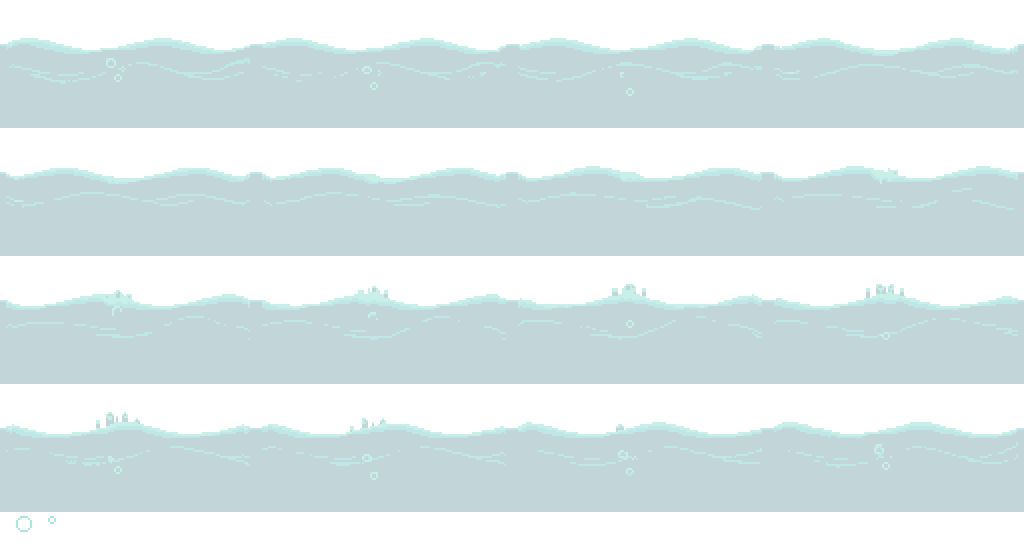
#> input picture ArtSource/DrownedCourtWaterFill/atlas-2x.png, 1024 x 544 px, given in place of frame-00.png, which was not available
$ python build.py
#> lines starting #> are read from the running program, lines starting #| are printed output that depends on the picture
"""Exact native cleanup and LibreSprite round-trip; no approved scene art is edited."""
from pathlib import Path
from PIL import Image, ImageDraw
import hashlib, json, struct, subprocess, uuid, zlib

HERE=Path(__file__).resolve().parent
ROOT=HERE.parents[1]
OUT=HERE/'native'; OUT.mkdir(exist_ok=True)
LIBRE='C:/Users/USER/Downloads/libresprite-development-windows-x86_64/libresprite.exe'
frames=[]
for f in range(16):
    src=Image.open(HERE/'raw'/f'frame-{f:02}.png').convert('RGBA')
#> src is the input picture: PIL image 1024x544 RGBA; mean R, G, B, A 14.9, 62.8, 68.7, 43.7
    dst=Image.new('RGBA',(128,64)); p=src.load(); q=dst.load()
#> after `dst = Image.new('RGBA', (128, 64))`: dst: PIL image 128x64 RGBA; every value is 0
    for x in range(128):
        ys=[y for y in range(12,32) if p[x,y][3] and max(p[x,y][:3])>120]
        crest=min(ys) if ys else 22
        # Quiet four-pixel edge collars join every animated repeat exactly.
        collar=min(x,127-x)
        shift=round((22-crest)*max(0,1-collar/8))
        edge=crest+shift
        for y in range(edge,64):
            q[x,y]=(12,90,101,64)
        for y in range(max(0,edge-5),min(52,64)):
            sy=y-shift
            if not 0<=sy<64: continue
            r,g,b,a=p[x,sy]
            if not a: continue
            light=max(r,g,b)
            if light>195: q[x,y]=(172,231,221,164)
            elif light>135: q[x,y]=(119,205,204,120)
        if collar<3:
            for y in range(64): q[x,y]=(0,0,0,0) if y<22 else ((119,205,204,120) if y==22 else (12,90,101,64))
    dst.save(OUT/f'Surface-{f:02}.png'); frames.append(dst)
#> after `dst.save(OUT / f'Surface-{f:02}.png')`:
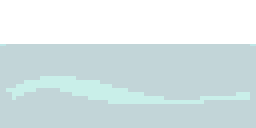
#> saved as Surface-00.png: PIL image 128x64 RGBA (shown 2 times larger); mean R, G, B, A 20.3, 70, 75.6, 49.7; transparent parts drawn white
#> pass 2 of the loop `for f in range(16):`:
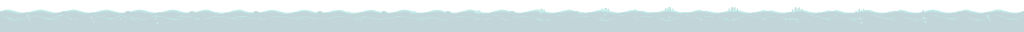
#> input picture ArtSource/DrownedCourtWaterFill/WaterSurface-strip.png, 2048 x 64 px, given in place of frame-01.png, which was not available (shown at 1/2 size)
#> src is the input picture: PIL image 2048x64 RGBA; mean R, G, B, A 15.8, 66.6, 72.9, 46.4
#> the loop `for x in range(128):` made 128 passes
#> (ys, crest, edge) on passes 1 to 8: ([22], 22, 22), ([22], 22, 22), ([22], 22, 22), ([22, 23, 24], 22, 22), ([21, 22, 23], 21, 21), ([21, 22, 23], 21, 21), ([20, 21, 22], 20, 20), ([20, 21, 22], 20, 20)
#> `dst.save(OUT / f'Surface-{f:02}.png')`:
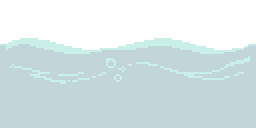
#> saved as Surface-01.png: PIL image 128x64 RGBA (shown 2 times larger); mean R, G, B, A 18.9, 68.7, 74.5, 48.8; transparent parts drawn white
#> (the run stopped early here; a loop or call above may not have finished)
